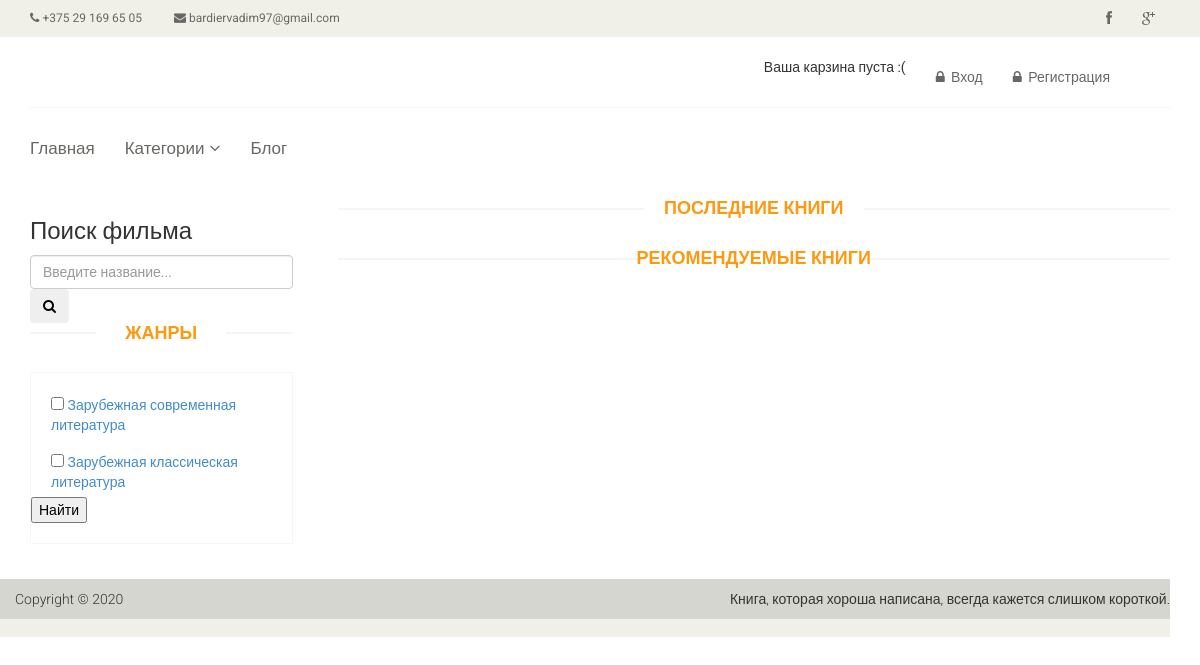
Before: /filter/ with the older database file.
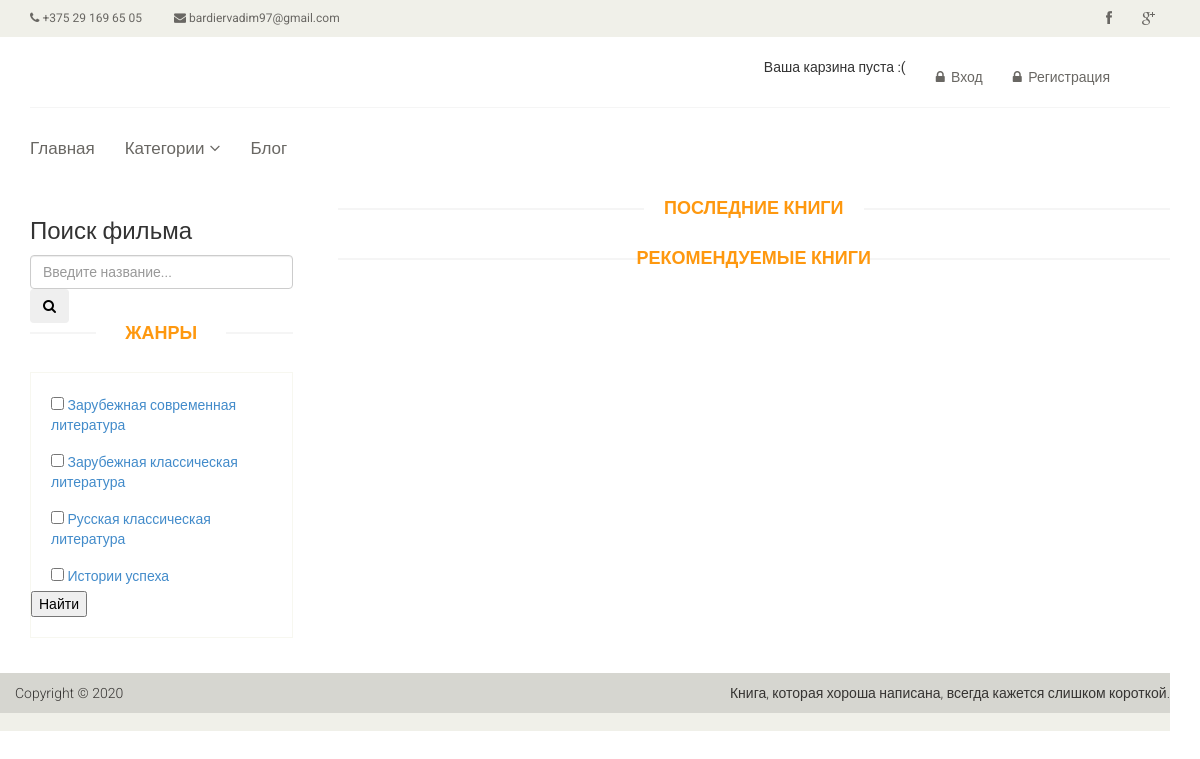
After: the same page with the newer database file.
### books/models.py (models this page shows, shortened)
class Genre(models.Model):
	name = models.CharField('Genre', max_length=225)
	description = models.TextField("Description")
	url = models.SlugField(max_length=225, unique=True)
	class Meta:
		verbose_name = "Genre"
		verbose_name_plural = "Genres"

### books/views.py (the view)
# urls.py: path('filter/', views.FilterBooksView.as_view(), name='filter'),
class FilterBooksView(GenreMixin, ListView):
	def get_queryset(self):
		queryset = Book.objects.filter(
			genres__in=self.request.GET.getlist('genre')
		).distinct()
		return queryset

### books/views.py (called while the page is built)
	def get_genres(self):
		return Genre.objects.all()

### cart/cart.py (called while the page is built)
	def __len__(self):
		return sum(item['quantity'] for item in self.cart.values())

### cart/context_processors.py (called while the page is built)
def cart(request):
	return {'cart': Cart(request)}

### templates/books/book_list.html (shortened to what this page needs)
{% extends 'books/base.html' %}
{% block content %}
    <section>
        <div class="container">
            <div class="row">
                <div class="col-sm-3">
                    <div class="left-sidebar">
                        <div class="search-bar w3layouts-newsletter">
                            <h3 class="sear-head editContent">Поиск фильма</h3>
                            <form action="{% url 'search' %}" method="get" class="d-flex editContent">
                                <input type="search" placeholder="Введите название..." name="q" class="form-control"
                                       required="">
                                <button type="submit" class="btn1 btn">
                                    <span class="fa fa-search" aria-hidden="true"></span>
                                </button>
                            </form>
                        </div>
                        <h2>Жанры</h2>
                        <div class="panel-group category-products" id="accordian">
                            <form action="{% url 'filter' %}" method="get" name="filter">
                                {% for genre in view.get_genres %}
                                    <div class="panel panel-default">
                                        <div class="panel-heading">
                                            <input type="checkbox" class="checked" name="genre"
                                                   value="{{ genre.id }}">
                                            <span><a href="#" style="text-decoration: None">{{ genre.name }}</a></span>>
                                        </div>
                                    </div>
                                {% endfor %}
                                <button type="submit">Найти</button>
                            </form>
                        </div>
                    </div>
                </div>
                <div class="col-sm-9 padding-right">
                    <div class="features_items">
                        <h2 class="title text-center">Последние книги</h2>
                    </div>
                    <div class="recommended_items">
                        <h2 class="title text-center">Рекомендуемые книги</h2>
                    </div>
                </div>
            </div>
        </div>
    </section>
{% endblock content %}

Changed rows visible on the page:
added Genre: name "Русская классическая литература"
added Genre: name "Истории успеха"
